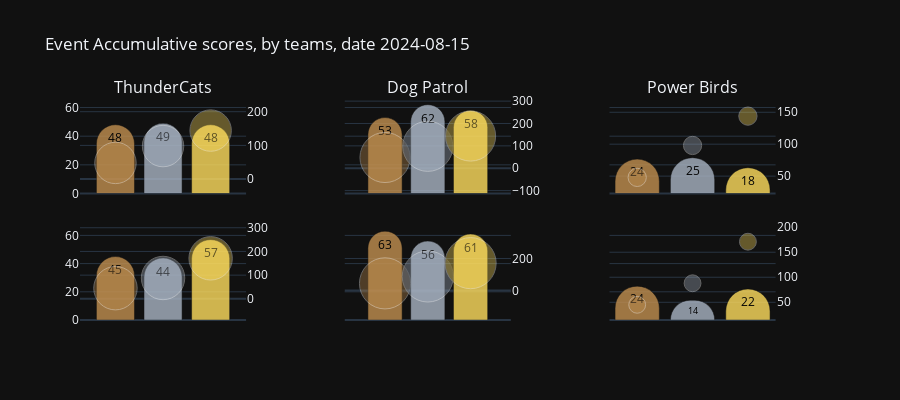

This figure's notebook cell:
### Code cell
# scatter bubbles at 70% of its size
score_figure(df_eventteams_scores, 'accumulative', 7, scatter_opacity = 0.5)

### Figure 1 — Plotly figure (JSON) as saved in the notebook; plotly's stock layout.template omitted (floating-point values rounded to 4 significant figures)
{"data": [{"customdata": [[48, "bronze", 48], [49, "silver", 98], [48, "gold", 144]], "hovertemplate": "<br><i>Total medals</i>: %{customdata[0]} %{customdata[1]}<br><i>Medal score</i>: %{customdata[2]} points", "marker": {"color": ["rgb(194, 144, 80)", "rgb(169, 180, 195)", "rgb(255, 222, 94)", "rgb(0, 0, 0)"]}, "name": "<b>Event A</b>", "opacity": 0.8, "text": [48, 49, 48], "textangle": 0, "textfont": {"color": "black"}, "textposition": "inside", "type": "bar", "x": ["Bronze", "Silver", "Gold"], "xaxis": "x", "y": [48, 49, 48], "yaxis": "y"}, {"customdata": [[33, 78.8, 184, 290], [33, 78.8, 184, 290], [33, 78.8, 184, 290]], "hovertemplate": "<br><i>Medal distribution</i>: %{customdata[0]}%<br><i>Participation</i>: %{customdata[1]}%<br><i>Team players</i>: %{customdata[2]}<br><br><b>Team Score</b>: %{customdata[3]}", "marker": {"color": ["rgb(194, 144, 80)", "rgb(169, 180, 195)", "rgb(255, 222, 94)"], "line": {"color": "white"}, "size": [41.43, 41.43, 41.43]}, "mode": "markers", "name": "<b>Team metrics</b>", "opacity": 0.5, "type": "scatter", "x": ["Bronze", "Silver", "Gold"], "xaxis": "x", "y": [48, 98, 144], "yaxis": "y2"}, {"customdata": [[53, "bronze", 53], [62, "silver", 124], [58, "gold", 174]], "hovertemplate": "<br><i>Total medals</i>: %{customdata[0]} %{customdata[1]}<br><i>Medal score</i>: %{customdata[2]} points", "marker": {"color": ["rgb(194, 144, 80)", "rgb(169, 180, 195)", "rgb(255, 222, 94)", "rgb(0, 0, 0)"]}, "name": "<b>Event A</b>", "opacity": 0.8, "text": [53, 62, 58], "textangle": 0, "textfont": {"color": "black"}, "textposition": "inside", "type": "bar", "x": ["Bronze", "Silver", "Gold"], "xaxis": "x2", "y": [53, 62, 58], "yaxis": "y3"}, {"customdata": [[30, 73.31, 236, 351], [35, 73.31, 236, 351], [33, 73.31, 236, 351]], "hovertemplate": "<br><i>Medal distribution</i>: %{customdata[0]}%<br><i>Participation</i>: %{customdata[1]}%<br><i>Team players</i>: %{customdata[2]}<br><br><b>Team Score</b>: %{customdata[3]}", "marker": {"color": ["rgb(194, 144, 80)", "rgb(169, 180, 195)", "rgb(255, 222, 94)"], "line": {"color": "white"}, "size": [50.14, 50.14, 50.14]}, "mode": "markers", "name": "<b>Team metrics</b>", "opacity": 0.5, "type": "scatter", "x": ["Bronze", "Silver", "Gold"], "xaxis": "x2", "y": [48, 98, 144], "yaxis": "y4"}, {"customdata": [[24, "bronze", 24], [25, "silver", 50], [18, "gold", 54]], "hovertemplate": "<br><i>Total medals</i>: %{customdata[0]} %{customdata[1]}<br><i>Medal score</i>: %{customdata[2]} points", "marker": {"color": ["rgb(194, 144, 80)", "rgb(169, 180, 195)", "rgb(255, 222, 94)", "rgb(0, 0, 0)"]}, "name": "<b>Event A</b>", "opacity": 0.8, "text": [24, 25, 18], "textangle": 0, "textfont": {"color": "black"}, "textposition": "inside", "type": "bar", "x": ["Bronze", "Silver", "Gold"], "xaxis": "x3", "y": [24, 25, 18], "yaxis": "y5"}, {"customdata": [[35, 82.72, 81, 128], [37, 82.72, 81, 128], [26, 82.72, 81, 128]], "hovertemplate": "<br><i>Medal distribution</i>: %{customdata[0]}%<br><i>Participation</i>: %{customdata[1]}%<br><i>Team players</i>: %{customdata[2]}<br><br><b>Team Score</b>: %{customdata[3]}", "marker": {"color": ["rgb(194, 144, 80)", "rgb(169, 180, 195)", "rgb(255, 222, 94)"], "line": {"color": "white"}, "size": [18.29, 18.29, 18.29]}, "mode": "markers", "name": "<b>Team metrics</b>", "opacity": 0.5, "type": "scatter", "x": ["Bronze", "Silver", "Gold"], "xaxis": "x3", "y": [48, 98, 144], "yaxis": "y6"}, {"customdata": [[45, "bronze", 45], [44, "silver", 88], [57, "gold", 171]], "hovertemplate": "<br><i>Total medals</i>: %{customdata[0]} %{customdata[1]}<br><i>Medal score</i>: %{customdata[2]} points", "marker": {"color": ["rgb(194, 144, 80)", "rgb(169, 180, 195)", "rgb(255, 222, 94)", "rgb(0, 0, 0)"]}, "name": "<b>Event B</b>", "opacity": 0.8, "text": [45, 44, 57], "textangle": 0, "textfont": {"color": "black"}, "textposition": "inside", "type": "bar", "x": ["Bronze", "Silver", "Gold"], "xaxis": "x4", "y": [45, 44, 57], "yaxis": "y7"}, {"customdata": [[30, 79.35, 184, 304], [30, 79.35, 184, 304], [39, 79.35, 184, 304]], "hovertemplate": "<br><i>Medal distribution</i>: %{customdata[0]}%<br><i>Participation</i>: %{customdata[1]}%<br><i>Team players</i>: %{customdata[2]}<br><br><b>Team Score</b>: %{customdata[3]}", "marker": {"color": ["rgb(194, 144, 80)", "rgb(169, 180, 195)", "rgb(255, 222, 94)"], "line": {"color": "white"}, "size": [43.43, 43.43, 43.43]}, "mode": "markers", "name": "<b>Team metrics</b>", "opacity": 0.5, "type": "scatter", "x": ["Bronze", "Silver", "Gold"], "xaxis": "x4", "y": [45, 88, 171], "yaxis": "y8"}, {"customdata": [[63, "bronze", 63], [56, "silver", 112], [61, "gold", 183]], "hovertemplate": "<br><i>Total medals</i>: %{customdata[0]} %{customdata[1]}<br><i>Medal score</i>: %{customdata[2]} points", "marker": {"color": ["rgb(194, 144, 80)", "rgb(169, 180, 195)", "rgb(255, 222, 94)", "rgb(0, 0, 0)"]}, "name": "<b>Event B</b>", "opacity": 0.8, "text": [63, 56, 61], "textangle": 0, "textfont": {"color": "black"}, "textposition": "inside", "type": "bar", "x": ["Bronze", "Silver", "Gold"], "xaxis": "x5", "y": [63, 56, 61], "yaxis": "y9"}, {"customdata": [[35, 76.27, 236, 358], [31, 76.27, 236, 358], [33, 76.27, 236, 358]], "hovertemplate": "<br><i>Medal distribution</i>: %{customdata[0]}%<br><i>Participation</i>: %{customdata[1]}%<br><i>Team players</i>: %{customdata[2]}<br><br><b>Team Score</b>: %{customdata[3]}", "marker": {"color": ["rgb(194, 144, 80)", "rgb(169, 180, 195)", "rgb(255, 222, 94)"], "line": {"color": "white"}, "size": [51.14, 51.14, 51.14]}, "mode": "markers", "name": "<b>Team metrics</b>", "opacity": 0.5, "type": "scatter", "x": ["Bronze", "Silver", "Gold"], "xaxis": "x5", "y": [45, 88, 171], "yaxis": "y10"}, {"customdata": [[24, "bronze", 24], [14, "silver", 28], [22, "gold", 66]], "hovertemplate": "<br><i>Total medals</i>: %{customdata[0]} %{customdata[1]}<br><i>Medal score</i>: %{customdata[2]} points", "marker": {"color": ["rgb(194, 144, 80)", "rgb(169, 180, 195)", "rgb(255, 222, 94)", "rgb(0, 0, 0)"]}, "name": "<b>Event B</b>", "opacity": 0.8, "text": [24, 14, 22], "textangle": 0, "textfont": {"color": "black"}, "textposition": "inside", "type": "bar", "x": ["Bronze", "Silver", "Gold"], "xaxis": "x6", "y": [24, 14, 22], "yaxis": "y11"}, {"customdata": [[40, 74.07, 81, 118], [23, 74.07, 81, 118], [36, 74.07, 81, 118]], "hovertemplate": "<br><i>Medal distribution</i>: %{customdata[0]}%<br><i>Participation</i>: %{customdata[1]}%<br><i>Team players</i>: %{customdata[2]}<br><br><b>Team Score</b>: %{customdata[3]}", "marker": {"color": ["rgb(194, 144, 80)", "rgb(169, 180, 195)", "rgb(255, 222, 94)"], "line": {"color": "white"}, "size": [16.86, 16.86, 16.86]}, "mode": "markers", "name": "<b>Team metrics</b>", "opacity": 0.5, "type": "scatter", "x": ["Bronze", "Silver", "Gold"], "xaxis": "x6", "y": [45, 88, 171], "yaxis": "y12"}], "layout": {"annotations": [{"font": {"size": 16}, "showarrow": false, "text": "ThunderCats", "x": 0.1122, "xanchor": "center", "xref": "paper", "y": 1, "yanchor": "bottom", "yref": "paper"}, {"font": {"size": 16}, "showarrow": false, "text": "Dog Patrol", "x": 0.47, "xanchor": "center", "xref": "paper", "y": 1, "yanchor": "bottom", "yref": "paper"}, {"font": {"size": 16}, "showarrow": false, "text": "Power Birds", "x": 0.8278, "xanchor": "center", "xref": "paper", "y": 1, "yanchor": "bottom", "yref": "paper"}], "barcornerradius": "50%", "barmode": "group", "height": 400, "hoverlabel": {"align": "right"}, "hovermode": "x unified", "showlegend": false, "title": {"text": "Event Accumulative scores, by teams, date 2024-08-15"}, "width": 900, "xaxis": {"anchor": "y", "autorange": true, "categoryarray": ["gold", "silver", "bronze"], "categoryorder": "array", "domain": [0, 0.2244], "matches": "x4", "range": [2.255, 5.745], "showspikes": false, "showticklabels": false, "type": "category"}, "xaxis2": {"anchor": "y3", "autorange": true, "categoryarray": ["gold", "silver", "bronze"], "categoryorder": "array", "domain": [0.3578, 0.5822], "matches": "x5", "range": [2.059, 5.941], "showspikes": false, "showticklabels": false, "type": "category"}, "xaxis3": {"anchor": "y5", "autorange": true, "categoryarray": ["gold", "silver", "bronze"], "categoryorder": "array", "domain": [0.7156, 0.94], "matches": "x6", "range": [2.5, 5.5], "showspikes": false, "showticklabels": false, "type": "category"}, "xaxis4": {"anchor": "y7", "autorange": true, "categoryarray": ["gold", "silver", "bronze"], "categoryorder": "array", "domain": [0, 0.2244], "range": [2.255, 5.745], "showspikes": false, "showticklabels": false, "type": "category"}, "xaxis5": {"anchor": "y9", "autorange": true, "categoryarray": ["gold", "silver", "bronze"], "categoryorder": "array", "domain": [0.3578, 0.5822], "range": [2.059, 5.941], "showspikes": false, "showticklabels": false, "type": "category"}, "xaxis6": {"anchor": "y11", "autorange": true, "categoryarray": ["gold", "silver", "bronze"], "categoryorder": "array", "domain": [0.7156, 0.94], "range": [2.5, 5.5], "showspikes": false, "showticklabels": false, "type": "category"}, "yaxis": {"anchor": "x", "autorange": true, "domain": [0.575, 1], "range": [0, 65.26], "type": "linear"}, "yaxis10": {"anchor": "x5", "autorange": true, "overlaying": "y9", "range": [-183.3, 399.3], "side": "right", "type": "linear"}, "yaxis11": {"anchor": "x6", "autorange": true, "domain": [0, 0.425], "matches": "y7", "range": [0, 66.32], "showticklabels": false, "type": "linear"}, "yaxis12": {"anchor": "x6", "autorange": true, "overlaying": "y11", "range": [14.62, 201.4], "side": "right", "type": "linear"}, "yaxis2": {"anchor": "x", "autorange": true, "overlaying": "y", "range": [-42.67, 234.7], "side": "right", "type": "linear"}, "yaxis3": {"anchor": "x2", "autorange": true, "domain": [0.575, 1], "matches": "y", "range": [0, 65.26], "showticklabels": false, "type": "linear"}, "yaxis4": {"anchor": "x2", "autorange": true, "overlaying": "y3", "range": [-113.0, 305.0], "side": "right", "type": "linear"}, "yaxis5": {"anchor": "x3", "autorange": true, "domain": [0.575, 1], "matches": "y", "range": [0, 65.26], "showticklabels": false, "type": "linear"}, "yaxis6": {"anchor": "x3", "autorange": true, "overlaying": "y5", "range": [22.78, 169.2], "side": "right", "type": "linear"}, "yaxis7": {"anchor": "x4", "autorange": true, "domain": [0, 0.425], "range": [0, 66.32], "type": "linear"}, "yaxis8": {"anchor": "x4", "autorange": true, "overlaying": "y7", "range": [-89.24, 305.2], "side": "right", "type": "linear"}, "yaxis9": {"anchor": "x5", "autorange": true, "domain": [0, 0.425], "matches": "y7", "range": [0, 66.32], "showticklabels": false, "type": "linear"}}}
